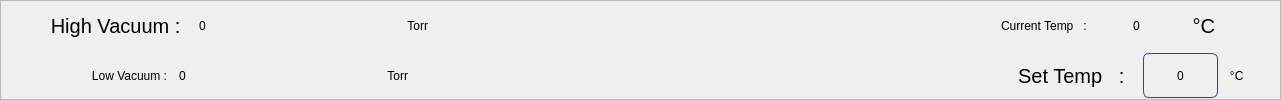
   <widget class="QFrame" name="status_frame">
    <property name="geometry">
     <rect>
      <x>-1</x>
      <y>70</y>
      <width>1281</width>
      <height>100</height>
     </rect>
    </property>
    <property name="sizePolicy">
     <sizepolicy hsizetype="Fixed" vsizetype="Fixed">
      <horstretch>0</horstretch>
      <verstretch>0</verstretch>
     </sizepolicy>
    </property>
    <property name="frameShape">
     <enum>QFrame::StyledPanel</enum>
    </property>
    <property name="frameShadow">
     <enum>QFrame::Raised</enum>
    </property>
    <widget class="QWidget" name="horizontalLayoutWidget">
     <property name="geometry">
      <rect>
       <x>0</x>
       <y>0</y>
       <width>1281</width>
       <height>101</height>
      </rect>
     </property>
     <layout class="QHBoxLayout" name="horizontalLayout">
      <property name="spacing">
       <number>5</number>
      </property>
      <item>
       <layout class="QVBoxLayout" name="verticalLayout_2">
        <property name="spacing">
         <number>2</number>
        </property>
        <item>
         <layout class="QHBoxLayout" name="horizontalLayout_2">
          <property name="spacing">
           <number>2</number>
          </property>
          <item>
           <spacer name="horizontalSpacer">
            <property name="orientation">
             <enum>Qt::Horizontal</enum>
            </property>
            <property name="sizeType">
             <enum>QSizePolicy::Preferred</enum>
            </property>
            <property name="sizeHint" stdset="0">
             <size>
              <width>70</width>
              <height>20</height>
             </size>
            </property>
           </spacer>
          </item>
          <item>
           <widget class="QLabel" name="label">
            <property name="sizePolicy">
             <sizepolicy hsizetype="Preferred" vsizetype="Preferred">
              <horstretch>0</horstretch>
              <verstretch>0</verstretch>
             </sizepolicy>
            </property>
            <property name="maximumSize">
             <size>
              <width>16777215</width>
              <height>45</height>
             </size>
            </property>
            <property name="font">
             <font>
              <family>Arial</family>
              <pointsize>15</pointsize>
              <weight>50</weight>
              <italic>false</italic>
              <bold>false</bold>
             </font>
            </property>
            <property name="styleSheet">
             <string notr="true">font: 15pt &quot;Arial&quot;;</string>
            </property>
            <property name="frameShape">
             <enum>QFrame::NoFrame</enum>
            </property>
            <property name="text">
             <string>High Vacuum :   </string>
            </property>
            <property name="alignment">
             <set>Qt::AlignRight|Qt::AlignTrailing|Qt::AlignVCenter</set>
            </property>
           </widget>
          </item>
          <item>
           <widget class="QLabel" name="high_vac_label">
            <property name="sizePolicy">
             <sizepolicy hsizetype="Fixed" vsizetype="Preferred">
              <horstretch>30</horstretch>
              <verstretch>0</verstretch>
             </sizepolicy>
            </property>
            <property name="minimumSize">
             <size>
              <width>200</width>
              <height>0</height>
             </size>
            </property>
            <property name="maximumSize">
             <size>
              <width>300</width>
              <height>45</height>
             </size>
            </property>
            <property name="styleSheet">
             <string notr="true">font: 15pt &quot;Arial&quot;;</string>
            </property>
            <property name="text">
             <string>0</string>
            </property>
           </widget>
          </item>
          <item>
           <widget class="QLabel" name="label_2">
            <property name="sizePolicy">
             <sizepolicy hsizetype="Fixed" vsizetype="Preferred">
              <horstretch>0</horstretch>
              <verstretch>0</verstretch>
             </sizepolicy>
            </property>
            <property name="maximumSize">
             <size>
              <width>16777215</width>
              <height>45</height>
             </size>
            </property>
            <property name="styleSheet">
             <string notr="true">font: 15pt &quot;Arial&quot;;</string>
            </property>
            <property name="text">
             <string>  Torr     </string>
            </property>
           </widget>
          </item>
          <item>
           <spacer name="horizontalSpacer_5">
            <property name="orientation">
             <enum>Qt::Horizontal</enum>
            </property>
            <property name="sizeType">
             <enum>QSizePolicy::Preferred</enum>
            </property>
            <property name="sizeHint" stdset="0">
             <size>
              <width>60</width>
              <height>20</height>
             </size>
            </property>
           </spacer>
          </item>
         </layout>
        </item>
        <item>
         <layout class="QHBoxLayout" name="horizontalLayout_3">
          <property name="spacing">
           <number>2</number>
          </property>
          <item>
           <spacer name="horizontalSpacer_2">
            <property name="orientation">
             <enum>Qt::Horizontal</enum>
            </property>
            <property name="sizeType">
             <enum>QSizePolicy::Preferred</enum>
            </property>
            <property name="sizeHint" stdset="0">
             <size>
              <width>72</width>
              <height>20</height>
             </size>
            </property>
           </spacer>
          </item>
          <item>
           <widget class="QLabel" name="label_4">
            <property name="maximumSize">
             <size>
              <width>16777215</width>
              <height>45</height>
             </size>
            </property>
            <property name="styleSheet">
             <string notr="true">font: 15pt &quot;Arial&quot;;</string>
            </property>
            <property name="text">
             <string>Low Vacuum :   </string>
            </property>
            <property name="alignment">
             <set>Qt::AlignRight|Qt::AlignTrailing|Qt::AlignVCenter</set>
            </property>
           </widget>
          </item>
          <item>
           <widget class="QLabel" name="low_vac_label">
            <property name="sizePolicy">
             <sizepolicy hsizetype="Maximum" vsizetype="Preferred">
              <horstretch>0</horstretch>
              <verstretch>0</verstretch>
             </sizepolicy>
            </property>
            <property name="minimumSize">
             <size>
              <width>200</width>
              <height>0</height>
             </size>
            </property>
            <property name="maximumSize">
             <size>
              <width>300</width>
              <height>45</height>
             </size>
            </property>
            <property name="styleSheet">
             <string notr="true">font: 15pt &quot;Arial&quot;;</string>
            </property>
            <property name="text">
             <string>0</string>
            </property>
           </widget>
          </item>
          <item>
           <widget class="QLabel" name="label_5">
            <property name="sizePolicy">
             <sizepolicy hsizetype="Fixed" vsizetype="Preferred">
              <horstretch>0</horstretch>
              <verstretch>0</verstretch>
             </sizepolicy>
            </property>
            <property name="maximumSize">
             <size>
              <width>16777215</width>
              <height>45</height>
             </size>
            </property>
            <property name="styleSheet">
             <string notr="true">font: 15pt &quot;Arial&quot;;</string>
            </property>
            <property name="text">
             <string>  Torr     </string>
            </property>
           </widget>
          </item>
          <item>
           <spacer name="horizontalSpacer_6">
            <property name="orientation">
             <enum>Qt::Horizontal</enum>
            </property>
            <property name="sizeType">
             <enum>QSizePolicy::Preferred</enum>
            </property>
            <property name="sizeHint" stdset="0">
             <size>
              <width>60</width>
              <height>20</height>
             </size>
            </property>
           </spacer>
          </item>
         </layout>
        </item>
       </layout>
      </item>
      <item>
       <spacer name="horizontalSpacer_9">
        <property name="orientation">
         <enum>Qt::Horizontal</enum>
        </property>
        <property name="sizeType">
         <enum>QSizePolicy::Maximum</enum>
        </property>
        <property name="sizeHint" stdset="0">
         <size>
          <width>500</width>
          <height>20</height>
         </size>
        </property>
       </spacer>
      </item>
      <item>
       <layout class="QVBoxLayout" name="verticalLayout">
        <property name="spacing">
         <number>2</number>
        </property>
        <item>
         <layout class="QHBoxLayout" name="horizontalLayout_5">
          <item>
           <spacer name="horizontalSpacer_7">
            <property name="orientation">
             <enum>Qt::Horizontal</enum>
            </property>
            <property name="sizeType">
             <enum>QSizePolicy::Preferred</enum>
            </property>
            <property name="sizeHint" stdset="0">
             <size>
              <width>62</width>
              <height>20</height>
             </size>
            </property>
           </spacer>
          </item>
          <item>
           <widget class="QLabel" name="label_10">
            <property name="maximumSize">
             <size>
              <width>10000</width>
              <height>45</height>
             </size>
            </property>
            <property name="styleSheet">
             <string notr="true">font: 15pt &quot;Arial&quot;;</string>
            </property>
            <property name="text">
             <string>Current Temp   :   </string>
            </property>
           </widget>
          </item>
          <item>
           <widget class="QLabel" name="now_temp_label">
            <property name="sizePolicy">
             <sizepolicy hsizetype="Fixed" vsizetype="Fixed">
              <horstretch>0</horstretch>
              <verstretch>0</verstretch>
             </sizepolicy>
            </property>
            <property name="minimumSize">
             <size>
              <width>75</width>
              <height>0</height>
             </size>
            </property>
            <property name="maximumSize">
             <size>
              <width>100</width>
              <height>45</height>
             </size>
            </property>
            <property name="styleSheet">
             <string notr="true">font: 15pt &quot;Arial&quot;;</string>
            </property>
            <property name="text">
             <string>0</string>
            </property>
            <property name="alignment">
             <set>Qt::AlignCenter</set>
            </property>
           </widget>
          </item>
          <item>
           <widget class="QLabel" name="label_9">
            <property name="sizePolicy">
             <sizepolicy hsizetype="Fixed" vsizetype="Fixed">
              <horstretch>0</horstretch>
              <verstretch>0</verstretch>
             </sizepolicy>
            </property>
            <property name="maximumSize">
             <size>
              <width>16777215</width>
              <height>45</height>
             </size>
            </property>
            <property name="font">
             <font>
              <family>Arial</family>
              <pointsize>15</pointsize>
              <weight>50</weight>
              <italic>false</italic>
              <bold>false</bold>
             </font>
            </property>
            <property name="styleSheet">
             <string notr="true">font: 15pt &quot;Arial&quot;;</string>
            </property>
            <property name="frameShape">
             <enum>QFrame::NoFrame</enum>
            </property>
            <property name="text">
             <string>   °C     </string>
            </property>
            <property name="alignment">
             <set>Qt::AlignLeading|Qt::AlignLeft|Qt::AlignVCenter</set>
            </property>
           </widget>
          </item>
          <item>
           <spacer name="horizontalSpacer_3">
            <property name="orientation">
             <enum>Qt::Horizontal</enum>
            </property>
            <property name="sizeType">
             <enum>QSizePolicy::Preferred</enum>
            </property>
            <property name="sizeHint" stdset="0">
             <size>
              <width>50</width>
              <height>20</height>
             </size>
            </property>
           </spacer>
          </item>
         </layout>
        </item>
        <item>
         <layout class="QHBoxLayout" name="horizontalLayout_6">
          <item>
           <spacer name="horizontalSpacer_4">
            <property name="orientation">
             <enum>Qt::Horizontal</enum>
            </property>
            <property name="sizeType">
             <enum>QSizePolicy::Preferred</enum>
            </property>
            <property name="sizeHint" stdset="0">
             <size>
              <width>87</width>
              <height>20</height>
             </size>
            </property>
           </spacer>
          </item>
          <item>
           <widget class="QLabel" name="label_8">
            <property name="sizePolicy">
             <sizepolicy hsizetype="Preferred" vsizetype="Fixed">
              <horstretch>0</horstretch>
              <verstretch>0</verstretch>
             </sizepolicy>
            </property>
            <property name="maximumSize">
             <size>
              <width>16777215</width>
              <height>45</height>
             </size>
            </property>
            <property name="font">
             <font>
              <family>Arial</family>
              <pointsize>15</pointsize>
              <weight>50</weight>
              <italic>false</italic>
              <bold>false</bold>
             </font>
            </property>
            <property name="styleSheet">
             <string notr="true">font: 15pt &quot;Arial&quot;;</string>
            </property>
            <property name="frameShape">
             <enum>QFrame::NoFrame</enum>
            </property>
            <property name="text">
             <string>Set Temp   :   </string>
            </property>
            <property name="alignment">
             <set>Qt::AlignRight|Qt::AlignTrailing|Qt::AlignVCenter</set>
            </property>
           </widget>
          </item>
          <item>
           <widget class="QPushButton" name="set_temp_input">
            <property name="sizePolicy">
             <sizepolicy hsizetype="Fixed" vsizetype="Fixed">
              <horstretch>0</horstretch>
              <verstretch>0</verstretch>
             </sizepolicy>
            </property>
            <property name="minimumSize">
             <size>
              <width>75</width>
              <height>0</height>
             </size>
            </property>
            <property name="maximumSize">
             <size>
              <width>75</width>
              <height>100</height>
             </size>
            </property>
            <property name="styleSheet">
             <string notr="true">font: 15pt &quot;Arial&quot;;
border:1px solid rgb(3, 86, 161);
border-radius: 6px;</string>
            </property>
            <property name="text">
             <string>0</string>
            </property>
           </widget>
          </item>
          <item>
           <widget class="QLabel" name="label_12">
            <property name="maximumSize">
             <size>
              <width>16777215</width>
              <height>45</height>
             </size>
            </property>
            <property name="styleSheet">
             <string notr="true">font: 15pt &quot;Arial&quot;;</string>
            </property>
            <property name="text">
             <string>   °C     </string>
            </property>
           </widget>
          </item>
          <item>
           <spacer name="horizontalSpacer_8">
            <property name="orientation">
             <enum>Qt::Horizontal</enum>
            </property>
            <property name="sizeType">
             <enum>QSizePolicy::Preferred</enum>
            </property>
            <property name="sizeHint" stdset="0">
             <size>
              <width>40</width>
              <height>20</height>
             </size>
            </property>
           </spacer>
          </item>
         </layout>
        </item>
       </layout>
      </item>
     </layout>
    </widget>
   </widget>
